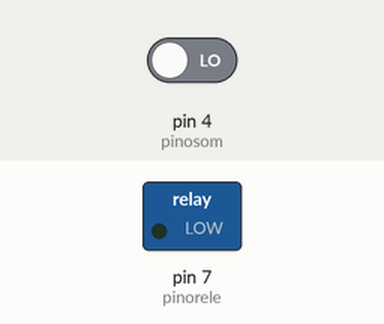
Simulated run of this sketch. Board: Arduino Uno, built with avr-gcc and run on an emulated ATmega328P. Shown: switched loads named in the sketch (green lamp = pin HIGH). The inputs (shaded band) are chosen by the test bench; at power-on: pin 4 (pinosom) LOW. What the sketch prints to the serial monitor is not drawn.

Above: at 1.2 s.
1.3 s: pin 4 (pinosom) driven HIGH
At 1.8 s:
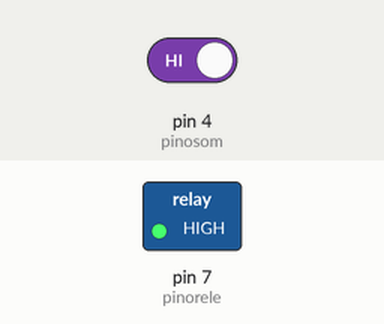
Timing chart, 0 to 4.3 s (numbered marks = the images above; inputs shaded):
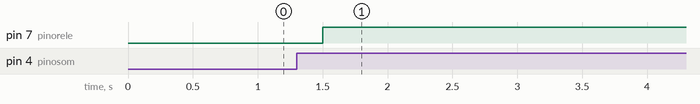

The sketch:

som.ino
```cpp
#define pinorele 7
#define pinosom 4

bool rele;
bool estadoSomAnterior = LOW;

void setup()
{
  pinMode(pinorele, OUTPUT);
  pinMode(pinosom, INPUT);
  rele = false;
  digitalWrite(pinorele, rele);

  Serial.begin(9600);
  Serial.print("ok");
}

void loop()
{
  bool estadoSomAtual = digitalRead(pinosom);

  if (estadoSomAtual == HIGH && estadoSomAnterior == LOW) {
    rele = !rele;
    delay(200);
  }

  digitalWrite(pinorele, rele);
  estadoSomAnterior = estadoSomAtual;
}
```

Measured:
- after the input at 1.3 s, pin 7 (pinorele): LOW → HIGH after 0.20 s
